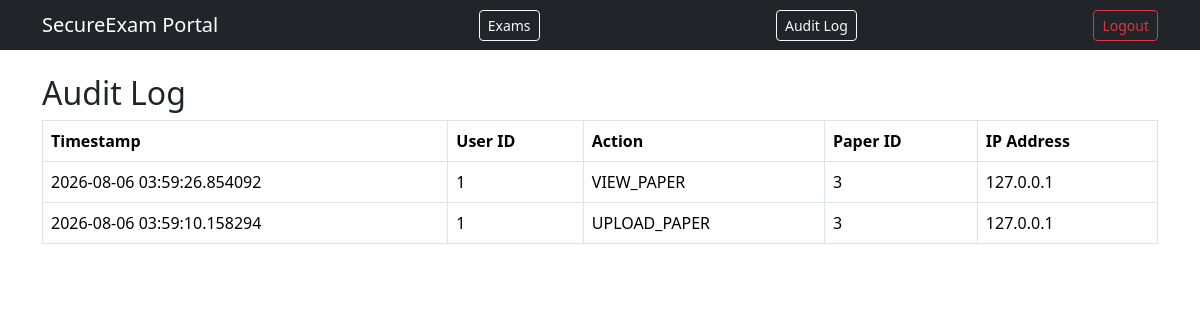
Before: /audit-log with the older database file.
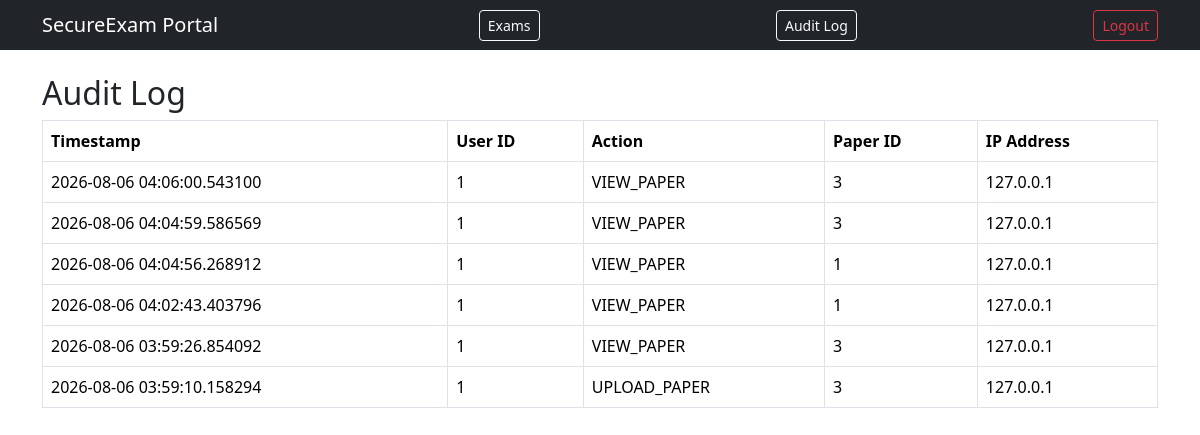
After: the same page with the newer database file.
### app/models.py (models this page shows)
class AuditLog(db.Model):
    id = db.Column(db.Integer, primary_key=True)
    user_id = db.Column(db.Integer, db.ForeignKey('user.id'))
    action = db.Column(db.String(50))
    paper_id = db.Column(db.Integer, db.ForeignKey('paper.id'))
    ip_address = db.Column(db.String(45))
    timestamp = db.Column(db.DateTime, default=datetime.utcnow)

### app/exams/routes.py (the view)
@exams_bp.route('/audit-log')
def audit_log():
    logs = AuditLog.query.order_by(AuditLog.timestamp.desc()).all()
    return render_template('audit_log.html', logs=logs)

### app/templates/audit_log.html
{% extends "base.html" %}
{% block content %}
<h2>Audit Log</h2>
<table class="table table-bordered">
  <thead><tr><th>Timestamp</th><th>User ID</th><th>Action</th><th>Paper ID</th><th>IP Address</th></tr></thead>
  <tbody>
    {% for entry in logs %}
    <tr>
      <td>{{ entry.timestamp }}</td>
      <td>{{ entry.user_id }}</td>
      <td>{{ entry.action }}</td>
      <td>{{ entry.paper_id }}</td>
      <td>{{ entry.ip_address }}</td>
    </tr>
    {% endfor %}
  </tbody>
</table>
{% endblock %}

### app/templates/base.html (shortened to what this page needs)
<!DOCTYPE html>
<html lang="en">
<head>
    <link href="https://cdn.jsdelivr.net/npm/bootstrap@5.3.3/dist/css/bootstrap.min.css" rel="stylesheet">
</head>
<body>
    <nav class="navbar navbar-dark bg-dark">
        <div class="container">
          <span class="navbar-brand mb-0 h1">SecureExam Portal</span>
        <a href="/exams" class="btn btn-outline-light btn-sm ms-3">Exams</a>
        <a href="/audit-log" class="btn btn-outline-light btn-sm ms-2">Audit Log</a>
        <a href="/logout" class="btn btn-outline-danger btn-sm ms-2">Logout</a>
        </div>
    </nav>
    <div class="container mt-4">
        {% block content %}{% endblock %}
    </div>
</body>
</html>

Changed rows visible on the page:
added AuditLog: timestamp "2026-08-06 04:06:00.543100", user_id "1", action "VIEW_PAPER", paper_id "3", ip_address "127.0.0.1"
added AuditLog: timestamp "2026-08-06 04:04:59.586569", user_id "1", action "VIEW_PAPER", paper_id "3", ip_address "127.0.0.1"
added AuditLog: timestamp "2026-08-06 04:04:56.268912", user_id "1", action "VIEW_PAPER", paper_id "1", ip_address "127.0.0.1"
added AuditLog: timestamp "2026-08-06 04:02:43.403796", user_id "1", action "VIEW_PAPER", paper_id "1", ip_address "127.0.0.1"
